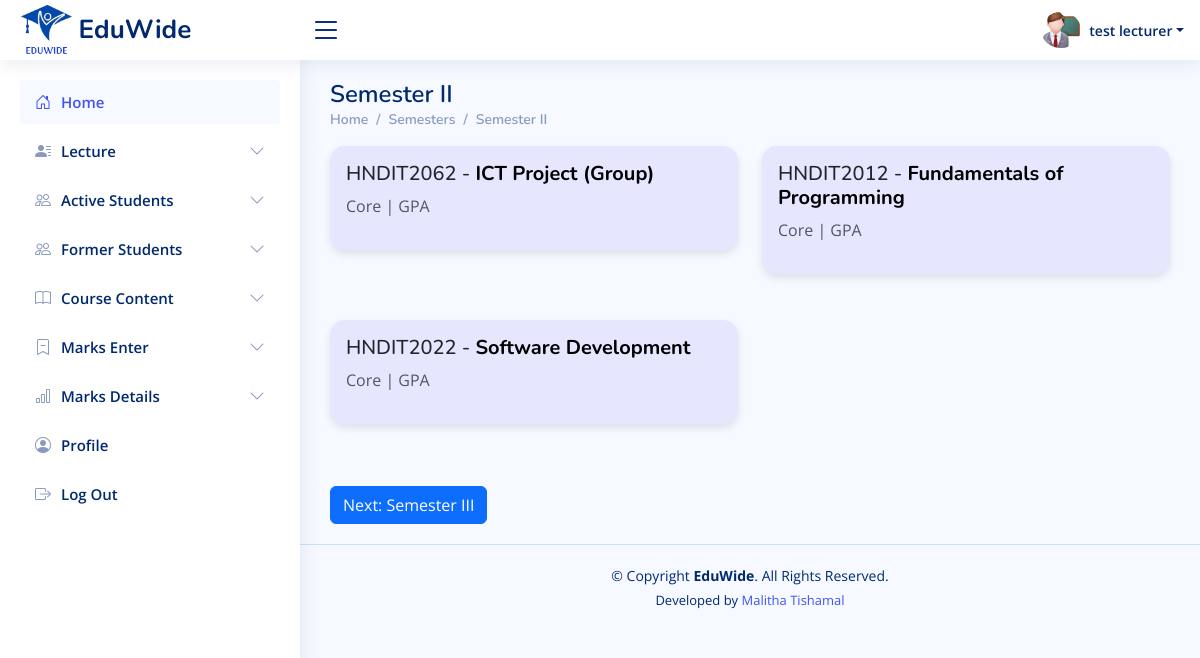
The page /lectures/pages-semester2.php (signed in) on the database its author committed.
### tables this page shows
CREATE TABLE `lectures` (
  `id` int(11) NOT NULL,
  `username` varchar(255) NOT NULL,
  `nic` varchar(20) NOT NULL,
  `email` varchar(255) NOT NULL,
  `mobile` varchar(15) DEFAULT NULL,
  `linkedin` varchar(200) NOT NULL,
  `blog` varchar(200) NOT NULL,
  `github` varchar(200) NOT NULL,
  `facebook` varchar(200) NOT NULL,
  `password` varchar(255) NOT NULL,
  `profile_picture` varchar(255) DEFAULT 'uploads/profile_pictures/default.png',
  `created_at` timestamp NOT NULL DEFAULT current_timestamp(),
  `status` varchar(20) DEFAULT 'pending',
  `last_login` datetime DEFAULT NULL
);

CREATE TABLE `subjects` (
  `id` int(11) NOT NULL,
  `semester` varchar(50) DEFAULT NULL,
  `code` varchar(20) DEFAULT NULL,
  `name` varchar(255) DEFAULT NULL,
  `description` varchar(255) DEFAULT NULL
);

### lectures/pages-semester2.php (the view, shortened to what this page needs)
<?php
require_once '../includes/db-conn.php';
$user_id = $_SESSION['lecturer_id'];
$sql = "SELECT * FROM lectures WHERE id = ?";
$stmt = $conn->prepare($sql);
$stmt->bind_param("i", $user_id);
$stmt->execute();
$result = $stmt->get_result();
$user = $result->fetch_assoc();
$sql = "SELECT subjects.* FROM subjects
        INNER JOIN lectures_assignment ON subjects.id = lectures_assignment.subject_id
        WHERE lectures_assignment.lecturer_id = ? AND subjects.semester = 'Semester II'";
$stmt = $conn->prepare($sql);
$stmt->bind_param("i", $user_id);
$stmt->execute();
$result = $stmt->get_result();
?>
<!DOCTYPE html>
<html lang="en">
<head>
    <?php include_once("../includes/css-links-inc.php"); ?>
</head>
<body>
    <?php include_once("../includes/header.php") ?>
    <?php include_once("../includes/lectures-sidebar.php") ?>
    <main id="main" class="main">
        <div class="pagetitle">
            <h1>Semester II</h1>
            <nav>
                <ol class="breadcrumb">
                    <li class="breadcrumb-item"><a href="">Home</a></li>
                    <li class="breadcrumb-item"><a href="">Semesters</a></li>
                    <li class="breadcrumb-item"><a href="">Semester II</a></li>
                </ol>
            </nav>
        </div>
        <section class="section">
            <div class="row">
                <?php
                if ($result->num_rows > 0) {
                    while($row = $result->fetch_assoc()) {
                        echo '<div class="col-md-6 mb-3">
                                <div class="card p-3">
                                    <h5>' . $row['code'] . ' - <a href="marks-entry.php?subject_id=' . $row['id'] . '">' . $row['name'] . '</a></h5>
                                    <p class="text-muted">' . $row['description'] . '</p>
                                </div>
                              </div>';
                    }
                } else {
                    echo "No subjects found";
                }
                ?>
            </div>
            <a href="pages-semester3.php" class="btn btn-primary mt-3">Next: Semester III</a>
        </section>
    </main>
    <?php include_once("../includes/footer.php") ?>
</body>
</html>

### includes/header.php (shortened to what this page needs)
<header id="header" class="header fixed-top d-flex align-items-center">
    <div class="d-flex align-items-center justify-content-between">
        <a href="" class="logo d-flex align-items-center">
            <img src="<?php echo $base_url; ?>assets/images/logos/eduwide-logo.png" alt="">
            <span class="d-none d-lg-block">EduWide</span>
        </a>
        <i class="bi bi-list toggle-sidebar-btn"></i>
    </div>
    <nav class="header-nav ms-auto">
        <ul class="d-flex align-items-center">
            <?php
                $profilePic = isset($user['profile_picture']) && $user['profile_picture'] ? $user['profile_picture'] : 'default.png';
            ?>
            <li class="nav-item dropdown pe-3">
                <a class="nav-link nav-profile d-flex align-items-center pe-0" href="#" data-bs-toggle="dropdown">
                   <img id="profilePicture" src="<?php echo $profilePic; ?>" alt="Profile Picture" class="rounded-circle" style="width: 40px !important; height: 40px !important; object-fit: cover;">
                    <span class="d-none d-md-block dropdown-toggle ps-2"><?php echo htmlspecialchars($user['username']); ?></span>
                </a>
            </li>
        </ul>
    </nav>
</header>

### assets/css/style.css (style rules this page uses)
:root { scroll-behavior: smooth; }
body { font-family: "Open Sans", sans-serif; background: #f6f9ff; color: #444444; }
a { color: #4154f1; text-decoration: none; }
h1, h2, h3, h4, h5, h6 { font-family: "Nunito", sans-serif; }
#main { margin-top: 60px; padding: 20px 30px; transition: all 0.3s; }
.pagetitle { margin-bottom: 10px; }
.pagetitle h1 { font-size: 24px; margin-bottom: 0; font-weight: 600; color: #012970; }
.card { margin-bottom: 30px; border: none; border-radius: 5px; box-shadow: 0px 0 30px rgba(1, 41, 112, 0.1); }
.breadcrumb { font-size: 14px; font-family: "Nunito", sans-serif; color: #899bbd; font-weight: 600; }
.breadcrumb a { color: #899bbd; transition: 0.3s; }
.breadcrumb .breadcrumb-item::before { color: #899bbd; }
.logo { line-height: 1; }
@media (min-width: 1200px) { .logo { width: 280px; } }
.logo img { max-height: 50px; margin-right: 6px; }
.logo span { font-size: 26px; font-weight: 700; color: #012970; font-family: "Nunito", sans-serif; }
.header { transition: all 0.5s; z-index: 997; height: 60px; box-shadow: 0px 2px 20px rgba(1, 41, 112, 0.1); background-color: #fff; padding-left: 20px; }
.header .toggle-sidebar-btn { font-size: 32px; padding-left: 10px; cursor: pointer; color: #012970; }
.header-nav ul { list-style: none; }
.header-nav>ul { margin: 0; padding: 0; }
.header-nav .nav-profile { color: #012970; }
.header-nav .nav-profile img { max-height: 36px; }
.header-nav .nav-profile span { font-size: 14px; font-weight: 600; }
@media (min-width: 1200px) { #main, #footer { margin-left: 300px; } }

### lectures/pages-semester2.php (style rules this page uses)
.card { border: none; border-radius: 15px; box-shadow: 0 4px 8px rgba(0, 0, 0, 0.1); transition: transform 0.3s ease-in-out; background-color: #e6e6ff; }
.card a { text-decoration: none; color: #000; font-weight: bold; }

### rows shown on the page
lectures: profile_picture (placeholder picture), username "test lecturer"
subjects: code "HNDIT2062", name "ICT Project (Group)", description "Core | GPA"
subjects: code "HNDIT2012", name "Fundamentals of Programming", description "Core | GPA"
subjects: code "HNDIT2022", name "Software Development", description "Core | GPA"
